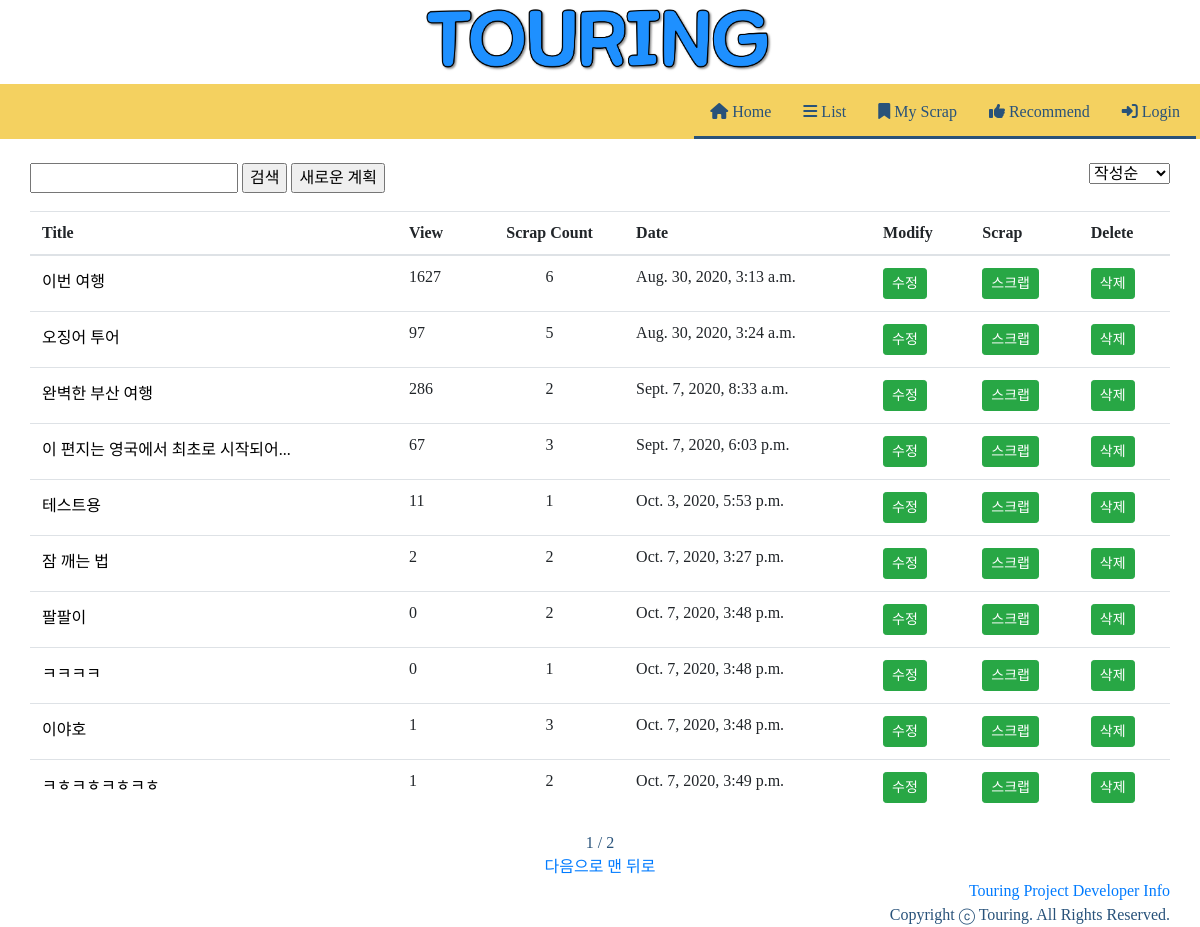
The page /tourPlan/planList/ on the database as committed earlier.
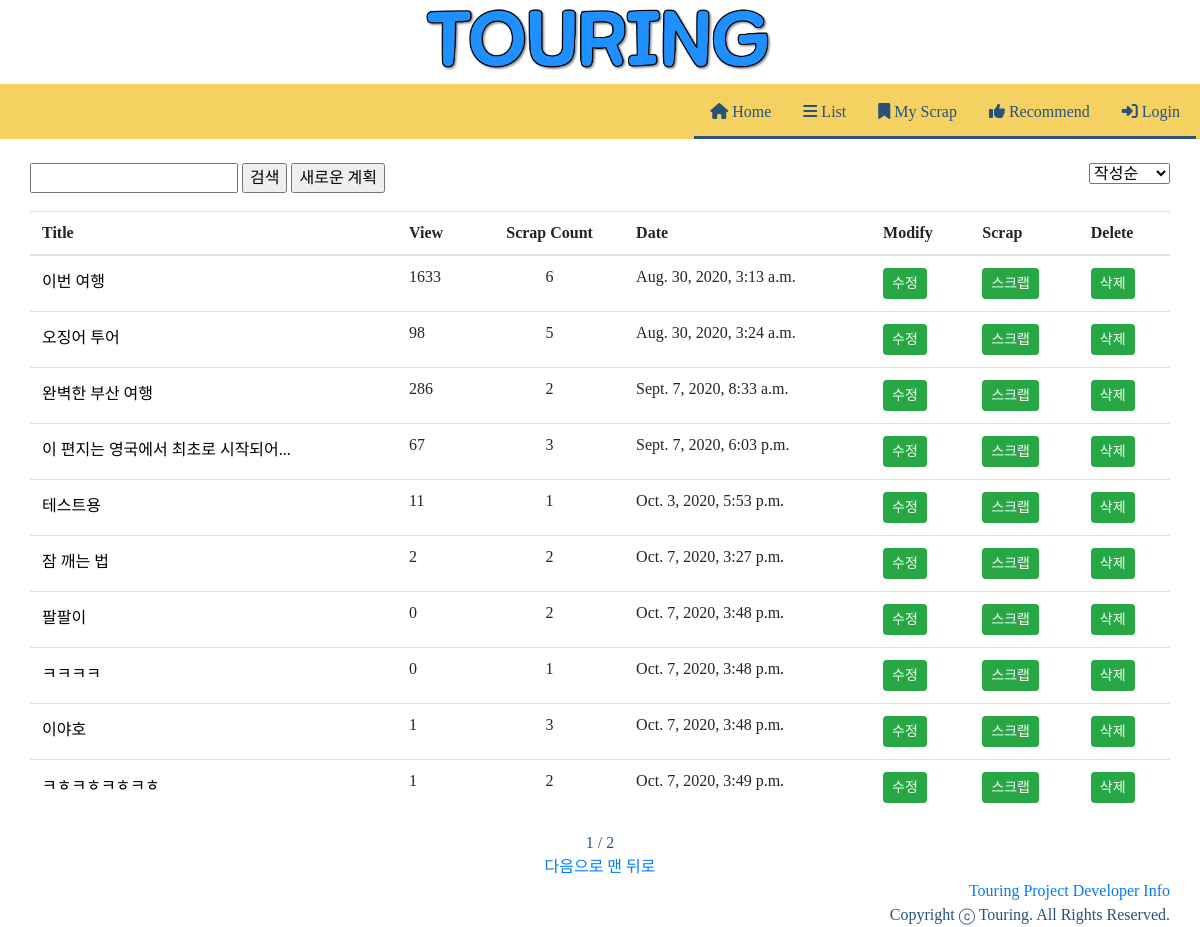
The same page on the database as committed later.
### tourPlan/models.py (models this page shows, shortened)
class Plan(models.Model):
    title = models.CharField(max_length=200)
    departDate = models.DateField(blank=True, default=timezone.now, null=True)
    arriveDate = models.DateField(blank=True, default=timezone.now, null=True)
    password = models.CharField(max_length=200)
    hotel = models.CharField(max_length=200)
    created_at = models.DateTimeField('작성시간', default = timezone.now)
    updated_at = models.DateTimeField('수정시간', default = timezone.now)
    view_count = models.IntegerField(default=0)
    scrap_users = models.ManyToManyField(User, through='Scrap', related_name= 'scrap_plans')
    scrap_count = models.PositiveIntegerField(default=0)

### tourPlan/views.py (the view)
# urls.py: path('planList/', views.planList, name='planList'),
def planList(request):
    plans = Plan.objects
    sort = request.GET.get('sort','')
    plan_list = Plan.objects.all()
    if sort == 'scrap':
        plan_list = Plan.objects.all().order_by('-scrap_count', '-created_at')
    elif sort == 'view':
        plan_list = Plan.objects.all().order_by('-view_count', '-created_at')
    elif sort == 'date':
        plan_list = Plan.objects.all().order_by('-created_at')
    elif sort == 'writedate':
        plan_list = Plan.objects.all().order_by('created_at')
    secret = Plan.password
    paginator = Paginator(plan_list,10)
    page = request.GET.get('page')
    posts = paginator.get_page(page)
    return render(request, 'planList.html', {'plans':plans, 'posts':posts })

### tourPlan/templates/planList.html (shortened to what this page needs)
{% extends 'nav.html' %}
{% load static %}
{% load bootstrap4 %}
{% block content %}
<head>
</head>
<body>
<br>
<div class ="body_margin">
<div class="bar">
<div class="bar1">
<form class="search" action="{% url 'search' %}" method="get">
    <input type="text" name="query">
    <input type="submit" name="" value="검색">
    <a href="{% url 'plancreate' %}"><input type="button" value="새로운 계획"></a>
</form>
</div>
<div class="bar2">
<select id = "sort-select" onchange="location = this.value;">
    <option class = "sort-writedate" value="?sort=writedate">작성순</option>
</select>
</div>
</div>
<br><br>
<table class="table">
    <thead>
        <tr>
            <th scope = "col">Title</th>
            <th scope = "col">View</th>
            <th style="text-align:center" scope = "col">Scrap Count</th>
            <th scope = "col">Date</th>
            <th scope = "col">Modify</th>
            <th scope = "col">Scrap</th>
            <th scope = "col">Delete</th>
        </tr>
    </thead>
    <tbody>
        {% for plan in posts %}
        <tr>
            <td><a class="title" href="{% url 'map' plan.id %}">{{plan.title}}</a></td>
            <td>{{plan.view_count}}</td>
            <td style="text-align:center">{{plan.scrap_count}}</td>
            <td>{{plan.created_at}}</td>
            <td><a href="{% url 'map' plan.id %}" class = "btn btn-success btn-sm">수정</a></td>
            <td>
                {% if user in plan.scrap_users.all %}
                <a href="{% url 'scrap' plan.id %}" class = "btn btn-success btn-sm">스크랩 취소</a>
                {% else %}
                <a href ="{% url 'scrap' plan.id %}" class = "btn btn-success btn-sm">스크랩</a>
                {% endif %}
            </td>
            <td>
                <a class = "btn btn-success btn-sm" style="color:white" onclick="pw()">삭제</a>
            </td>
        </tr>
        {% endfor %}
    </tbody>
</table>
<div class="container">
    <span>{{posts.number}}</span>
    <span>/</span>
    <span>{{posts.paginator.num_pages}}</span>
    <br>
    {% if posts.has_next %}
    <a href="?page={{posts.next_page_number}}">다음으로</a>
    <a href="?page={{posts.paginator.num_pages}}">맨 뒤로</a>
    {% endif %}
</div>
</div>
</body>
{% endblock %}

### touring/templates/nav.html (shortened to what this page needs)
{% load static %}
{% load bootstrap4 %}
{% bootstrap_css %}
<head>
</head>
<body>
    <link rel="stylesheet" type="text/css" href="{% static 'base.css' %}">
<a href="{% url 'home' %}"><img id="logo" width="30%" src="{% static '로고.png' %}"></a>
<br>
<nav class = "touring_nav">
    <ul class = "touring_menu">
        <li><a href="{% url 'home' %}"><i class="fas fa-home"></i>&nbsp;Home</a></li>
        <li><a href="{% url 'planList' %}"><i class="fas fa-bars"></i>&nbsp;List</a></li>
        <li><a href="{% url 'scraplist' %}"><i class="fas fa-bookmark"></i>&nbsp;My Scrap</a></li>
        <li><a href="{% url 'recommend' %}"><i class="fas fa-thumbs-up"></i>&nbsp;Recommend</a></li>
        {% if user.is_authenticated %}
        <li><a href="{% url 'account_logout' %}"><i class="fas fa-sign-out-alt"></i>&nbsp;Logout</a></li>
        {% else %}
        <li><a href="{% url 'login' %}"><i class="fas fa-sign-in-alt"></i>&nbsp;Login</a></li>
        {% endif %}
    </ul>
</nav>
{% block content %}
{% endblock %}
<footer>
    <a href = "{% url 'info' %}">Touring Project Developer Info</a><br>
    Copyright ⓒ Touring. All Rights Reserved.
</footer>
</body>

### tourPlan/static/base.css (style rules this page uses)
body { background-color: #FFFFFF; color: #28527A; }

### touring/templates/nav.html (style rules this page uses)
ul { list-style: none; }
nav { display: flex; justify-content: center; align-items: center; padding: .25em; height: 55px; background-color : #f4D160; }
nav ul { flex: 1; display: flex; justify-content: flex-end; align-items: center; margin: 0; }
nav ul li { padding:0; margin:0; }
nav ul li a { padding: 1em; font-size: flex; align-items: flex-end; color : #28527A; border-bottom: 3px solid #28527A }
#logo { display:block; margin:0px auto; margin-bottom:-20px; }
body { font-family: "KyoboHand"; }
footer { text-align:right; margin-right:30px; }

### tourPlan/templates/planList.html (style rules this page uses)
body { font-family: "KyoboHand"; }
.body_margin { padding-left: 30px; padding-right: 30px; }
.container { text-align:center; }
a.title { color: black; }
.search { margin: auto; text-align:center; }
.bar1 { float:left; }
.bar2 { float:right; }

Rows that differ between the two databases and show on the page:
changed Plan "이번 여행": view_count "1627" → "1633"
changed Plan "오징어 투어": view_count "97" → "98"
